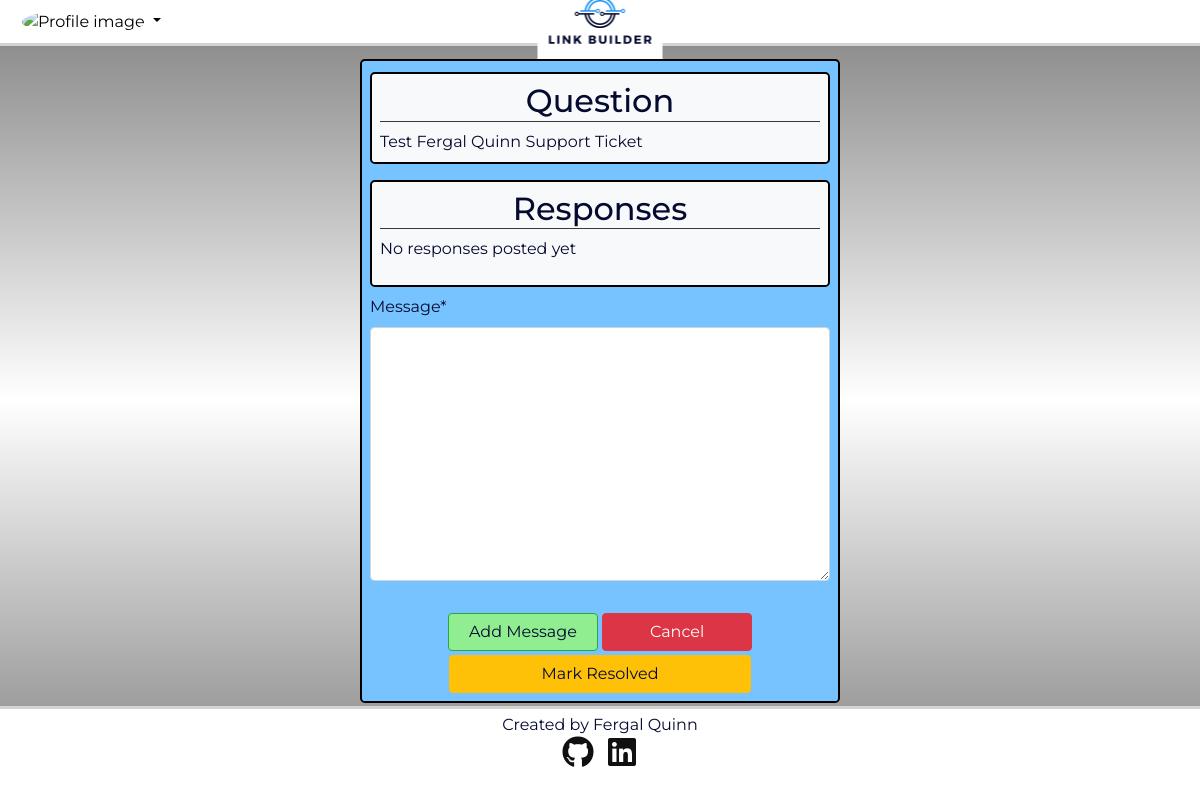
The page /ticket-details/1/ (signed in) on the database as committed earlier.
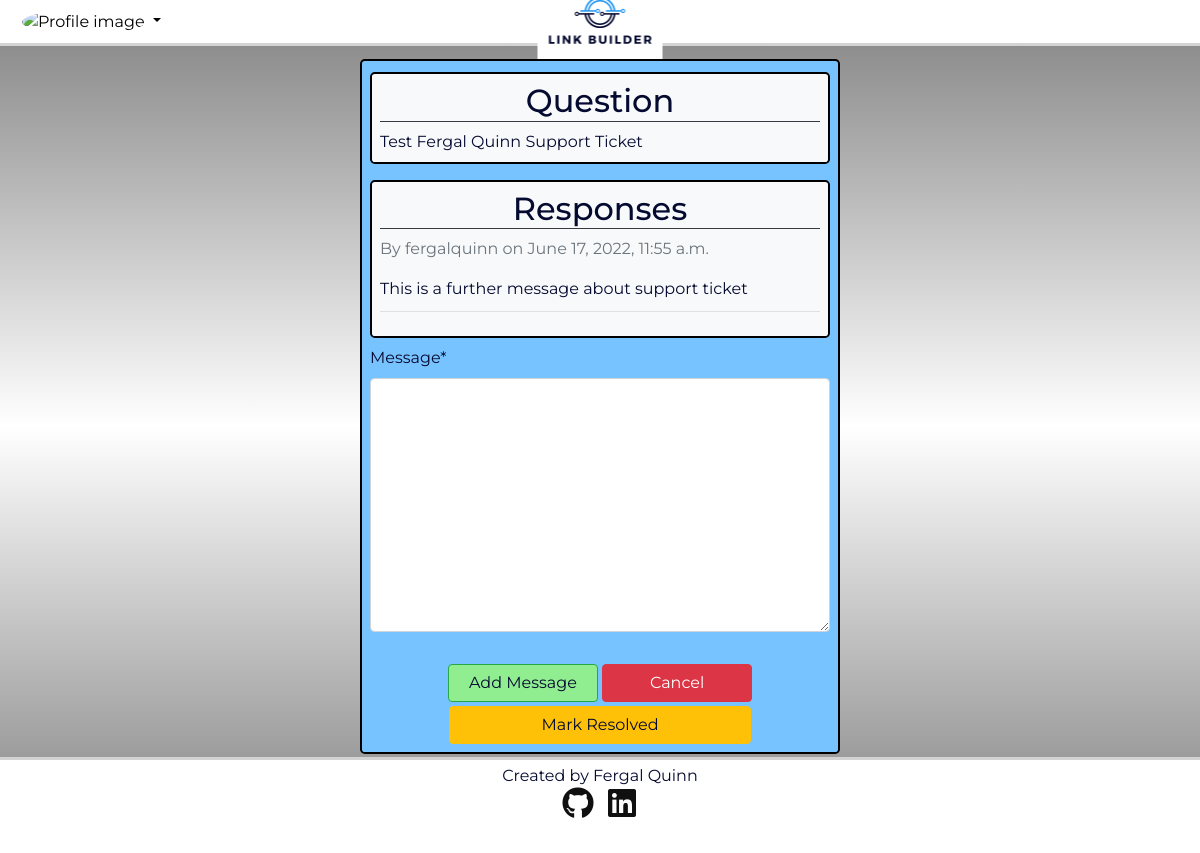
The same page on the database as committed later.
### accounts/models.py (models this page shows, shortened)
class Support_Tickets(models.Model):
    user = models.ForeignKey(User, on_delete=models.CASCADE,
                             related_name="SupportTickets")
    title = models.CharField(max_length=200, blank=False)
    query = models.TextField(blank=False)
    status = models.IntegerField(choices=STATUS, default=0)
    created_on = models.DateTimeField(auto_now_add=True, editable=False)
    updated_on = models.DateTimeField(auto_now=True)
    class Meta:
        ordering = ["-created_on"]
    class Meta:
        verbose_name_plural = 'Support Tickets'

class Tickets_Messages(models.Model):
    ticket = models.ForeignKey(Support_Tickets, on_delete=models.CASCADE,
                               related_name="Tickets")
    created_on = models.DateTimeField(auto_now_add=True)
    user = models.ForeignKey(User, on_delete=models.CASCADE)
    message = models.TextField(blank=False)
    class Meta:
        ordering = ["-created_on"]
    class Meta:
        verbose_name_plural = 'Support Responses'

### accounts/views.py (the view, shortened to what this page needs)
# urls.py: path('ticket-details/<ticket_id>/', accounts_views.ticket_details,
@login_required()
def ticket_details(request, ticket_id):
    ticket = get_object_or_404(Support_Tickets, id=ticket_id)
    form = SupportMessageForm()
    if request.user == ticket.user:
        ticket_messages = Tickets_Messages.objects.all().filter(ticket=ticket)
        context = {
            'ticket': ticket,
            'ticket_messages': ticket_messages,
            'form': form
            }
        return render(request, 'accounts/ticket_detail.html', context)
    else:
        messages.warning(request, 'You do not have access to this page')
        return redirect('links-home')

### accounts/forms.py
class SupportMessageForm(forms.ModelForm):
    class Meta:
        model = Tickets_Messages
        fields = ['message']

### accounts/templates/accounts/ticket_detail.html (shortened to what this page needs)
{% extends "links/base.html" %}
{% block content %}
{% load crispy_forms_tags %}
{% load tz %}
<div class="jumbotron">
    <div class="jumbotron w-100 bg-light">
        <h1 class="border-bottom border-dark text-center">Question</h1>
        <div>{{ ticket.query }}</div>
    </div>
    <div class="jumbotron w-100 bg-light mt-3 mb-2">
        <h2 class="border-bottom border-dark text-center">Responses</h2>
        {% for ticket_message in ticket_messages %}
        <div>
            <p class="text-muted">By {{ticket_message.user}} on {{ticket_message.created_on}}</p>
            {{ticket_message.message}}
            <hr>
        </div>
        {% empty %}
        <p>No responses posted yet</p>
        {% endfor %}
    </div>
    <form method="POST">
        <fieldset class="form-group">
            {{ form|crispy }}
        </fieldset>
        <div class="text-center">
            <button class="btn btn-success" type="submit" style="width:150px;">
                Add Message
            </button>
            <button class="btn btn-danger" type="button" onclick="location.href='{% url 'open-support-tickets' %}'"
                style="width:150px;">Cancel</button>
        </div>
        <div class="text-center">
            <a class="btn btn-warning mt-1" href="/toggle-ticket-status/{{ ticket.id }}" style="width:302px;">Mark
                Resolved
            </a>
        </div>
    </form>
</div>
{% endblock %}

### links/templates/links/base.html (shortened to what this page needs)
{% load static %}
<!doctype html>
<html lang="en">
<head>
  <link rel="stylesheet" href="https://cdn.jsdelivr.net/npm/bootstrap@4.6.1/dist/css/bootstrap.min.css"
>
  <link rel="stylesheet" href="https://cdnjs.cloudflare.com/ajax/libs/font-awesome/5.15.3/css/all.min.css">
  <link rel="stylesheet" href="https://cdn.jsdelivr.net/npm/bootstrap-icons@1.8.1/font/bootstrap-icons.css">
  <link rel="stylesheet" href="{% static 'css/style.css' %}">
</head>
<body class="d-flex flex-column min-vh-100">
  <header>
    <nav class="navbar navbar-expand-lg navbar-light bg-white">
      <div class="navbar-nav d-flex">
        {% if user.is_authenticated %}
        <div class="dropdown">
          <button class="dropdown-toggle" type="button" id="dropdownMenuButton" data-toggle="dropdown"
            aria-expanded="false" aria-label="Login-In and Register">
            {% if "placeholder" in user.profile.profile_image.url %}
            <img class="profile-image rounded-circle account-img"
              src="https://res.cloudinary.com/dc4pc9t8i/image/upload/v1652951808/uv2zyend3ck99djnjc7x.jpg"
              alt="Profile image">
            {% else %}
            <img class="profile-image rounded-circle account-img" src="{{ user.profile.profile_image.url }}"
              alt="Profile image">
            {% endif %}
          </button>
        </div>
        {% endif %}
      </div>
      <div id="logo">
        <a href="{% url 'home' %}"><img id="logo-image" src="{% static 'images/Link_Builder.png' %}"
            alt="Link Builder Logo"></a>
      </div>
    </nav>
  </header>
  <main class="flex-fill">
    {% block content %}{% endblock content %}
  </main>
  <footer>
    <div class="container-fluid">
      <div class="row">
        <div class="col">
        </div>
        <div class="text-center col-8 mt-1">
          <div class="uppercase general-sub">Created by Fergal Quinn</div>
          <ul class="list-inline social-links">
            <li class="list-inline-item">
              <a target="_blank" href="https://github.com/fergalquinn77">
                <i class="fab fa-github" aria-hidden="true"></i>
              </a>
            </li>
            <li class="list-inline-item">
              <a target="_blank" href="https://www.linkedin.com/in/fergal-quinn-85247316/">
                <i class="fab fa-linkedin" aria-hidden="true"></i>
              </a>
            </li>
          </ul>
        </div>
        <div class="col">
        </div>
      </div>
    </div>
  </footer>
</body>
</html>

### static/css/style.css (style rules this page uses)
body { color: #050a30; background-image: linear-gradient(rgb(128, 128, 128), white, grey); font-family: 'Montserrat', sans-serif; }
.navbar { border-bottom: solid; border-color: lightgray; }
#logo { position: absolute; left: 50%; transform: translatex(-50%); }
#logo-image { width: 125px; }
header { height: 125px; margin-bottom: 10px; }
footer { height: 100px; background-color: white; border-top: solid; border-color: lightgray; }
.dropdown button { border-width: 0px; background-color: white; }
.profile-image, .company-profile-pic { width: 100px; height: 100px; }
.social-links { padding-bottom: 15px; }
.social-links li a i { width: 32px; height: 32px; padding: 12px 0; font-size: 32px; line-height: 7px; text-align: center; color: #111010; transition: all 0.35s ease-in-out; -moz-transition: all 0.35s ease-in-out; -webkit-transition: all 0.35s ease-in-out; -o-transition: all 0.35s ease-in-out; }
html, body { height: 100%; }
body { display: flex; flex-direction: column; }
a, .btn { color: #050a30; }
.btn-danger { color: white; }
hr { margin-top: 10px; }
h1 { font-size: 2rem; }
.btn-success { background-color: lightgreen; }
.jumbotron { background-color: #77c3ff; border: 2px; border-style: solid; border-color: black; padding: 0.5rem; width: 40%; margin: 0.2rem auto; }

Rows that differ between the two databases and show on the page:
added Tickets_Messages: user "fergalquinn", created_on "June 17, 2022, 11:55 a.m.", message "This is a further message about support ticket"
Other text that changed with them:
text no longer shown: "No responses posted yet"
